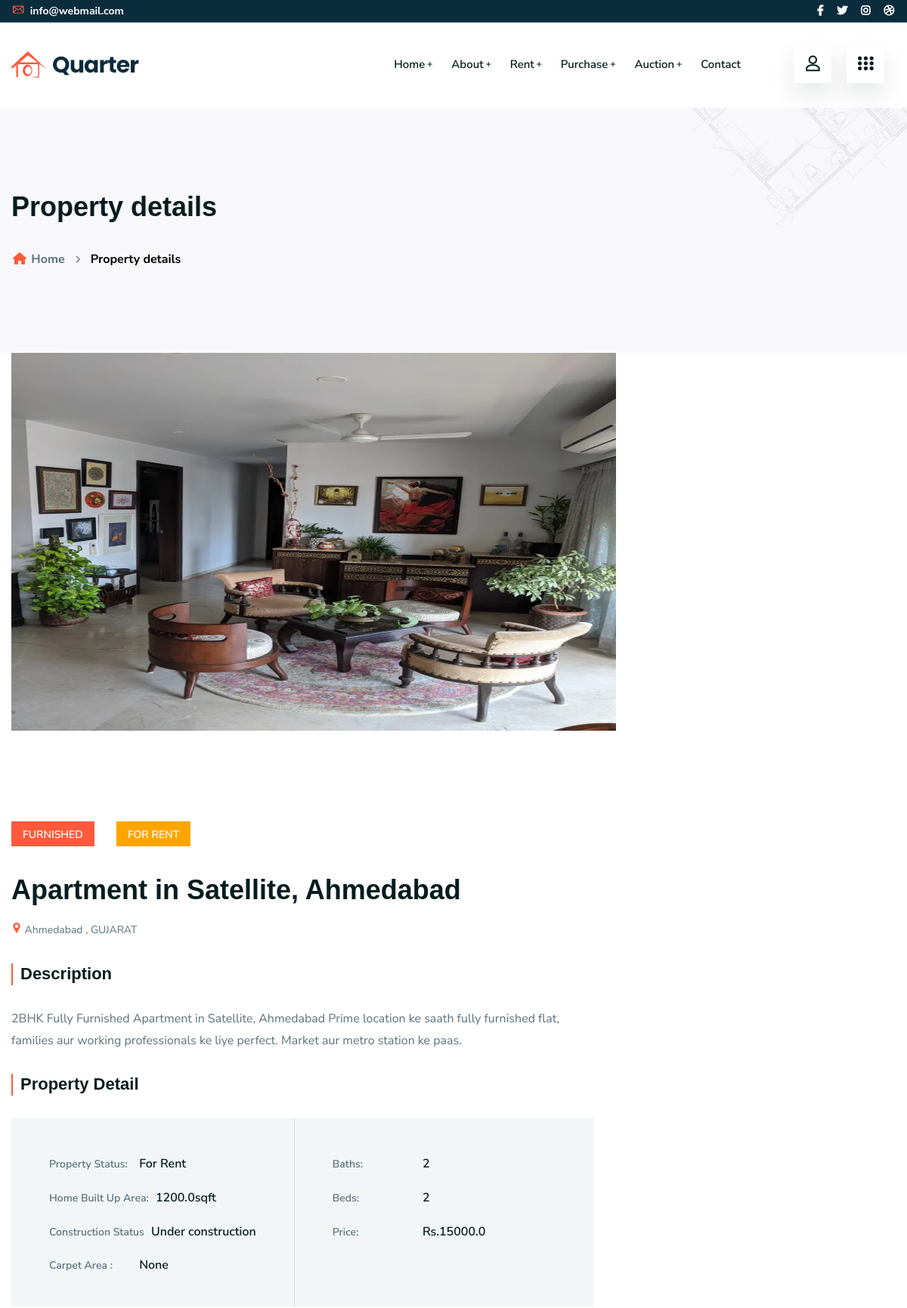
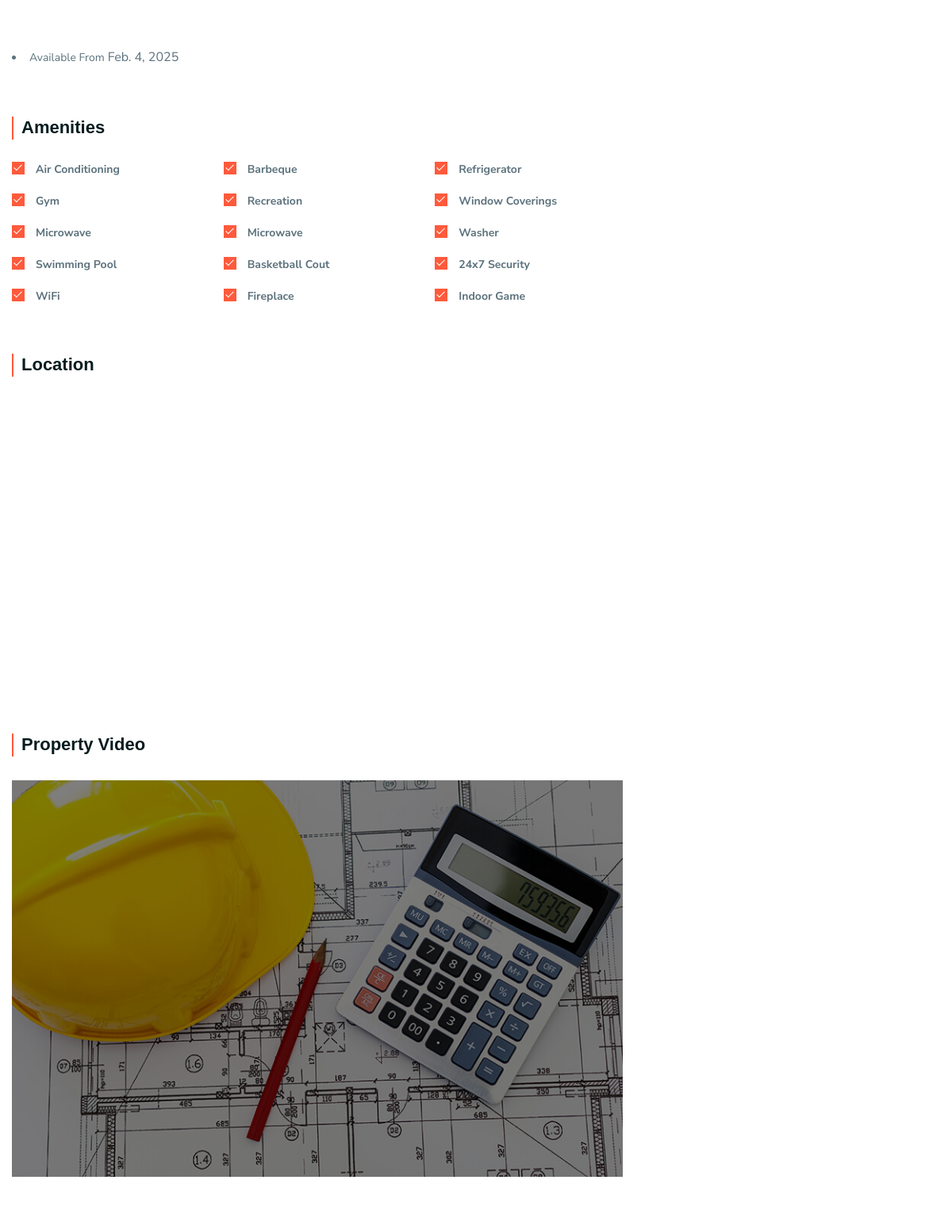
The page /product-details/7 (upper part) on the database its author committed (2 pictures, top to bottom).
### myapp/models.py (models this page shows, shortened)
class Property(models.Model):
    user = models.ForeignKey(reigstermodel, on_delete=models.CASCADE, null=True, blank=True, related_name='user_property')
    title = models.CharField(max_length=255)
    description = models.TextField()
    listing_type = models.CharField(max_length=50, choices=[('Rent', 'Rent'), ('Sale', 'Sale')],null=True)
    built_up_area = models.FloatField(null=True, blank=True)
    carpet_area = models.FloatField(null=True,blank=True)
    price = models.FloatField(null=True, blank=True)#models.DecimalField(max_digits=12, decimal_places=2, null=True, blank=True)
    construction_status = models.CharField(max_length=50, choices=[('Ready to Move', 'Ready to Move'), ('Under construction', 'Under construction')])
    monthly_rent = models.FloatField(null=True, blank=True)#models.DecimalField(max_digits=12, decimal_places=2, null=True, blank=True)
    security_deposit = models.CharField(max_length=50, choices=[('None', 'None'), ('1 month', '1 month'), ('2 month', '2 month'), ('Custom', 'Custom')],null=True, blank=True)
    category = models.CharField(max_length=50, choices=[('Apartments', 'Apartments'), ('Duplexes', 'Duplexes'), ('Houses', 'Houses'), ('Villas', 'Villas')])
    bhk_type = models.CharField(max_length=50, choices=[('1 RK', '1 RK'), ('1 BHK', '1 BHK'), ('1.5 BHK', '1.5 BHK'), ('2 BHK', '2 BHK'), ('3+ BHK', '3+ BHK')])
    furnishing_status = models.CharField(max_length=50, choices=[('Furnished', 'Furnished'), ('Semi-Furnished', 'Semi-Furnished'), ('Unfurnished', 'Unfurnished')])
    address = models.CharField(max_length=255)
    country = models.CharField(max_length=100)
    state = models.CharField(max_length=100)
    city = models.CharField(max_length=100)
    pincode = models.CharField(max_length=20)
    googlemap = models.TextField(null=True, blank=True)
    image = models.ImageField(upload_to='photos',null=True, blank=True)
    video_url = models.TextField(null=True, blank=True)
    virtual_tour = models.TextField(null=True, blank=True)
    def Property_photo(self):
        return mark_safe('<img src="{}" width="100"/>'.format(self.image.url))
    Property_photo.allow_tags = True
    status = models.BooleanField(default=True)
    age_of_property = models.CharField(max_length=50, blank=True, null=True)
    facing_direction = models.CharField(
        max_length=10,
        choices=[("North", "North"), ("East", "East"), ("West", "West"), ("South", "South")],
        blank=True,
        null=True
    )
    bedrooms = models.PositiveIntegerField(blank=True, null=True)
    bathrooms = models.PositiveIntegerField(blank=True, null=True)
    balconies = models.PositiveIntegerField(blank=True, null=True)
    floors_no = models.CharField(max_length=20, blank=True, null=True)
    available_from = models.DateField(blank=True, null=True)
    basement = models.CharField(max_length=255, blank=True, null=True)
    owner_notes = models.TextField(blank=True, null=True)

### myapp/views.py (the view)
# urls.py: path("product-details/<int:id>",views.productdetailspage),
def productdetailspage(request,id):
    print(id)
    fetchdata = Property.objects.get(id=id)
    context = {
        "data":fetchdata
    }
    return render(request,"product-details.html",context)

### myapp/models.py (called while the page is built)
    def __str__(self):
        return self.firstname

### myapp/templates/product-details.html (shortened to what this page needs)
<!doctype html>
<html class="no-js" lang="zxx">
<head>
    <link rel="stylesheet" href="/static/css/font-icons.css">
    <link rel="stylesheet" href="/static/css/plugins.css">
    <link rel="stylesheet" href="/static/css/style.css">
    <link rel="stylesheet" href="/static/css/responsive.css">
</head>
<body>
<div class="body-wrapper">
    {% include 'nnav.html' %}
    <div class="ltn__breadcrumb-area text-left bg-overlay-white-30 bg-image mb-0"  data-bs-bg="img/bg/14.jpg">
        <div class="container">
            <div class="row">
                <div class="col-lg-12">
                    <div class="ltn__breadcrumb-inner">
                        <h1 class="page-title">Property details</h1>
                        <div class="ltn__breadcrumb-list">
                            <ul>
                                <li><a href="index"><span class="ltn__secondary-color"><i class="fas fa-home"></i></span> Home</a></li>
                                <li>Property details</li>
                            </ul>
                        </div>
                    </div>
                </div>
            </div>
        </div>
    </div>
     <div class="col-lg-12">
                    <div class="ltn__img-slide-item-4">
                        <a href="/static/img/img-slide/31.jpg" data-rel="lightcase:myCollection">
                            <img src="/media/{{ data.image }}" alt="Image" width="800px" height="500px">
                        </a>
                    </div>
                </div>
    <div class="ltn__shop-details-area pb-10">
        <div class="container">
            <div class="row">
                <div class="col-lg-8 col-md-12">
                    <div class="ltn__shop-details-inner ltn__page-details-inner mb-60">
                        <div class="ltn__blog-meta">
                            <ul>
                                <li class="ltn__blog-category">
                                    <a href="#">{{ data.furnishing_status}}</a>
                                </li>
                                <li class="ltn__blog-category">
                                    <a class="bg-orange" href="#">For {{ data.listing_type }}</a>
                                </li>
                            </ul>
                        </div>
                        <h1>{{ data.title }}</h1>
                        <label><span class="ltn__secondary-color"><i class="flaticon-pin"></i></span> {{ data.city }} , {{ data.state }}</label>
                        <h4 class="title-2">Description</h4>
                        <p>{{ data.description }}</p>
                        <h4 class="title-2">Property Detail</h4>
                        <div class="property-detail-info-list section-bg-1 clearfix mb-60">
                            <ul>
                                <li><label>Property Status:</label> <span>For {{ data.listing_type }}</span></li>
                                <li><label>Home Built Up Area: </label> <span>{{ data.built_up_area }}sqft</span></li>
                                <li><label>Construction Status</label> <span>{{ data.construction_status }}</span></li>
                               <li><label> Carpet Area :</label> <span>{{ data.carpet_area }}</span></li>
                            </ul>
                            <ul>
                                  <li><label>Baths:</label> <span>{{ data.bathrooms }}</span></li>
                                 <li><label>Beds:</label> <span>{{ data.bathrooms }}</span></li>
                                <li><label>Price:</label>
                                    {% if data.listing_type == "Rent" %}
                                    <span>Rs.{{ data.monthly_rent }}</span>
                                    {% elif data.listing_type == "Sale" %}
                                        <span>{{ data.price }}</span>
                                    {% endif %}
                                </div>
                                <li><label>Available From</label> <span>{{ data.available_from }}</span></li>
                        </div>
                        <h4 class="title-2 mb-10">Amenities</h4>
                        <div class="property-details-amenities mb-60">
                            <div class="row">
                                <div class="col-lg-4 col-md-6">
                                    <div class="ltn__menu-widget">
                                        <ul>
                                            <li>
                                                <label class="checkbox-item">Air Conditioning
                                                    <span class="checkmark"></span>
                                                </label>
                                            </li>
                                            <li>
                                                <label class="checkbox-item">Gym
                                                    <span class="checkmark"></span>
                                                </label>
                                            </li>
                                            <li>
                                                <label class="checkbox-item">Microwave
                                                    <span class="checkmark"></span>
                                                </label>
                                            </li>
                                            <li>
                                                <label class="checkbox-item">Swimming Pool
                                                    <span class="checkmark"></span>
                                                </label>
                                            </li>
                                            <li>
                                                <label class="checkbox-item">WiFi
                                                    <span class="checkmark"></span>
                                                </label>
                                            </li>
                                        </ul>
                                    </div>
                                </div>
                                <div class="col-lg-4 col-md-6">
                                    <div class="ltn__menu-widget">
                                        <ul>
                                            <li>
                                                <label class="checkbox-item">Barbeque
                                                    <span class="checkmark"></span>
                                                </label>
                                            </li>
                                            <li>
                                                <label class="checkbox-item">Recreation
                                                    <span class="checkmark"></span>
                                                </label>
                                            </li>
                                            <li>
                                                <label class="checkbox-item">Microwave
                                                    <span class="checkmark"></span>
                                                </label>
                                            </li>
                                            <li>
                                                <label class="checkbox-item">Basketball Cout
                                                    <span class="checkmark"></span>
                                                </label>
                                            </li>
                                            <li>
                                                <label class="checkbox-item">Fireplace
                                                    <span class="checkmark"></span>
                                                </label>
                                            </li>
                                        </ul>
                                    </div>
                                </div>
                                <div class="col-lg-4 col-md-6">
                                    <div class="ltn__menu-widget">
                                        <ul>
                                            <li>
                                                <label class="checkbox-item">Refrigerator
                                                    <span class="checkmark"></span>
                                                </label>
                                            </li>
                                            <li>
                                                <label class="checkbox-item">Window Coverings
                                                    <span class="checkmark"></span>
                                                </label>
                                            </li>
                                            <li>
                                                <label class="checkbox-item">Washer
                                                    <span class="checkmark"></span>
                                                </label>
                                            </li>
                                            <li>
                                                <label class="checkbox-item">24x7 Security
                                                    <span class="checkmark"></span>
                                                </label>
                                            </li>
                                            <li>
                                                <label class="checkbox-item">Indoor Game
                                                    <span class="checkmark"></span>
                                                </label>
                                            </li>
                                        </ul>
                                    </div>
                                </div>
                            </div>
                        </div>
                        <h4 class="title-2">Location</h4>
                        <div class="property-details-google-map mb-60">
                              {% if data.googlemap %}
        <iframe src="{{ data.googlemap }}" width="100%" height="450" style="border:0;" allowfullscreen="" loading="lazy"></iframe>
    {% else %}
        <p>No map available</p>
    {% endif %}
                        </div>
                        <h4 class="title-2">Property Video</h4>
                        <div class="ltn__video-bg-img ltn__video-popup-height-500 bg-overlay-black-50 bg-image mb-60" data-bs-bg="img/others/5.jpg">
                                 {% if data.video_url %}
                               <iframe width="750" height="500" src="{{ data.video_url }}" title="YouTube video player" frameborder="0" allow="accelerometer; autoplay; clipboard-write; encrypted-media; gyroscope; picture-in-picture; web-share" allowfullscreen></iframe>
    {% else %}
        <p>No video available</p>
    {% endif %}
                        </div>
                    </div>
                </div>
            </div>
        </div>
    </div>
</body>
</html>

### myapp/static/css/responsive.css (style rules this page uses)
@media (min-width: 1200px) { .container { max-width: 1200px; } }

### rows shown on the page
Property: image (picture), furnishing_status "FURNISHED", listing_type "RENT", title "Apartment in Satellite, Ahmedabad", city "Ahmedabad", state "GUJARAT", description "2BHK Fully Furnished Apartment in Satellite, Ahmedabad Prime location ke saath fully furnished flat, families aur working professionals ke liye perfect. Market aur metro station ke paas.", listing_type "Rent", built_up_area "1200.0", construction_status "Under construction", carpet_area "None", bathrooms "2", monthly_rent "15000.0", available_from "Feb. 4, 2025"
